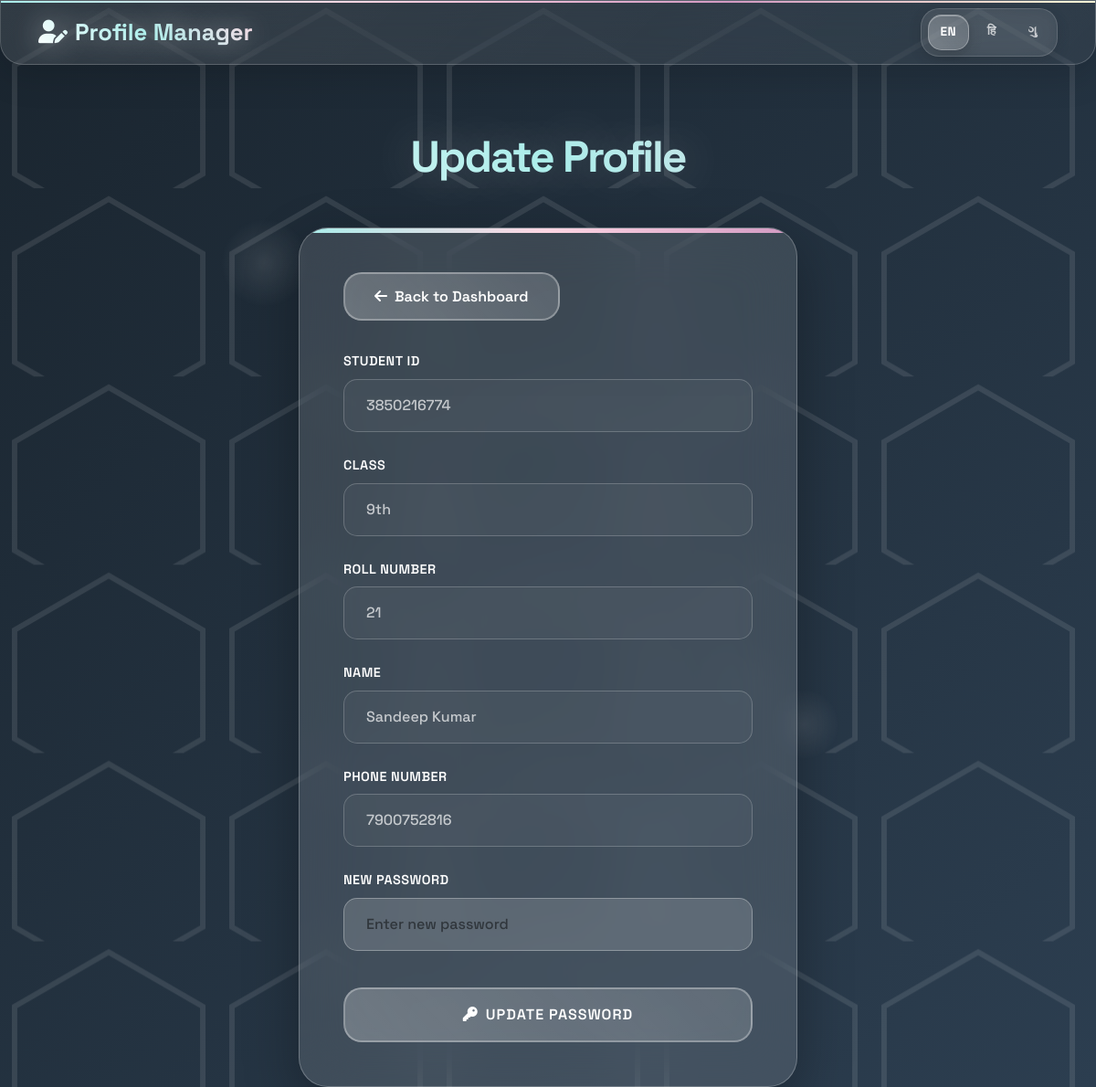
Page /profile (signed in) on the committed database.
### tables this page shows
CREATE TABLE Students (
            StudentID INTEGER PRIMARY KEY,
            Name TEXT NOT NULL,
            RollNumber INTEGER NOT NULL,
            DOB TEXT,
            Class TEXT NOT NULL,
            Gender TEXT NOT NULL,
            Phone INTEGER,
            Teacher TEXT NOT NULL,
            TeacherID INTEGER,
            Password TEXT NOT NULL, School TEXT,
            FOREIGN KEY (TeacherID) REFERENCES ClassTeachers(TeacherID)
        );

### app.py (the view)
@app.route('/profile')
def profile():
    if not session.get("logged_in") or session.get("role") != "student":
        return redirect(url_for("first"))
    user_id = session.get("user_id")
    conn = sqlite3.connect(db_path)
    cursor = conn.cursor()
    cursor.execute("SELECT Name, StudentID, Class, RollNumber, Phone FROM Students WHERE StudentID = ?", (user_id,))
    row = cursor.fetchone()
    conn.close()
    if row:
        student_data = {
            "name": row[0],
            "id": row[1],
            "class": row[2],
            "roll": row[3],
            "phone": row[4]
        }
    return render_template("profile.html", student=student_data)

### app.py (called while the page is built)
def get_text(key, lang='en'):
    return translations.get(lang, {}).get(key, translations['en'].get(key, key))

@app.context_processor
def inject_language():
    lang = session.get('language', 'en')
    return dict(get_text=lambda key: get_text(key, lang), current_lang=lang)

### templates/profile.html (shortened to what this page needs)
<!DOCTYPE html>
<html lang="en">
<head>
  <link href="https://cdn.jsdelivr.net/npm/bootstrap@5.3.3/dist/css/bootstrap.min.css" rel="stylesheet">
  <link href="https://cdnjs.cloudflare.com/ajax/libs/font-awesome/6.4.0/css/all.min.css" rel="stylesheet">
</head>
<body>
  <div class="orbs">
    <div class="orb"></div>
    <div class="orb"></div>
    <div class="orb"></div>
  </div>
  <nav class="navbar navbar-expand-lg fixed-top">
    <div class="container">
      <a class="navbar-brand" href="#">
        <i class="fas fa-user-edit me-2"></i><span class="d-none d-sm-inline">{{ get_text('profile_manager') }}</span><span class="d-sm-none">Profile</span>
      </a>
      <div class="collapse navbar-collapse" id="navbarNav">
        <div class="navbar-nav ms-auto d-flex align-items-lg-center">
          <div class="language-switcher mt-3 mt-lg-0">
            <a href="{{ url_for('set_language', lang='en') }}" class="lang-btn {% if current_lang == 'en' %}active{% endif %}">EN</a>
            <a href="{{ url_for('set_language', lang='hi') }}" class="lang-btn {% if current_lang == 'hi' %}active{% endif %}">हि</a>
            <a href="{{ url_for('set_language', lang='gu') }}" class="lang-btn {% if current_lang == 'gu' %}active{% endif %}">ગુ</a>
          </div>
        </div>
      </div>
    </div>
  </nav>
  <div class="container mt-5 pt-4">
    <h1 class="hero-title">{{ get_text('update_profile') }}</h1>
    <div class="row justify-content-center">
      <div class="col-lg-6 col-md-8">
        <div class="profile-card">
          <a href="{{ url_for('student') }}" class="btn-back">
            <i class="fas fa-arrow-left me-2"></i>{{ get_text('back_to_dashboard') }}
          </a>
          <form id="profileForm">
            <div class="mb-3">
              <label class="form-label">{{ get_text('student_id') }}</label>
              <input type="text" class="form-control readonly-field" value="{{ student.id }}" readonly>
            </div>
            <div class="mb-3">
              <label class="form-label">{{ get_text('class') }}</label>
              <input type="text" class="form-control readonly-field" value="{{ student.class }}" readonly>
            </div>
            <div class="mb-3">
              <label class="form-label">{{ get_text('roll_number') }}</label>
              <input type="text" class="form-control readonly-field" value="{{ student.roll }}" readonly>
            </div>
            <div class="mb-3">
              <label class="form-label">{{ get_text('name') }}</label>
              <input type="text" class="form-control readonly-field" value="{{ student.name }}" readonly>
            </div>
            <div class="mb-3">
              <label class="form-label">{{ get_text('phone_number') }}</label>
              <input type="tel" class="form-control readonly-field" value="{{ student.phone }}" readonly>
            </div>
            <div class="mb-3">
              <label class="form-label">{{ get_text('new_password') }}</label>
              <input type="password" name="password" class="form-control" placeholder="{{ get_text('enter_new_password') }}">
            </div>
            <button type="submit" class="btn-update">
              <i class="fas fa-key me-2"></i>{{ get_text('update_password') }}
            </button>
          </form>
        </div>
      </div>
    </div>
  </div>
</body>
</html>

### rows in the picture
Students: id "3850216774", class "9th", name "Sandeep Kumar", phone "7900752816"

### other values in the picture
{{ get_text('profile_manager') }} "Profile Manager"
{{ get_text('update_profile') }} "Update Profile"
{{ get_text('back_to_dashboard') }} "Back to Dashboard"
{{ get_text('student_id') }} "STUDENT ID"
{{ get_text('class') }} "CLASS"
{{ get_text('roll_number') }} "ROLL NUMBER"
{{ get_text('name') }} "NAME"
{{ get_text('phone_number') }} "PHONE NUMBER"
{{ get_text('new_password') }} "NEW PASSWORD"
{{ get_text('update_password') }} "UPDATE PASSWORD"
